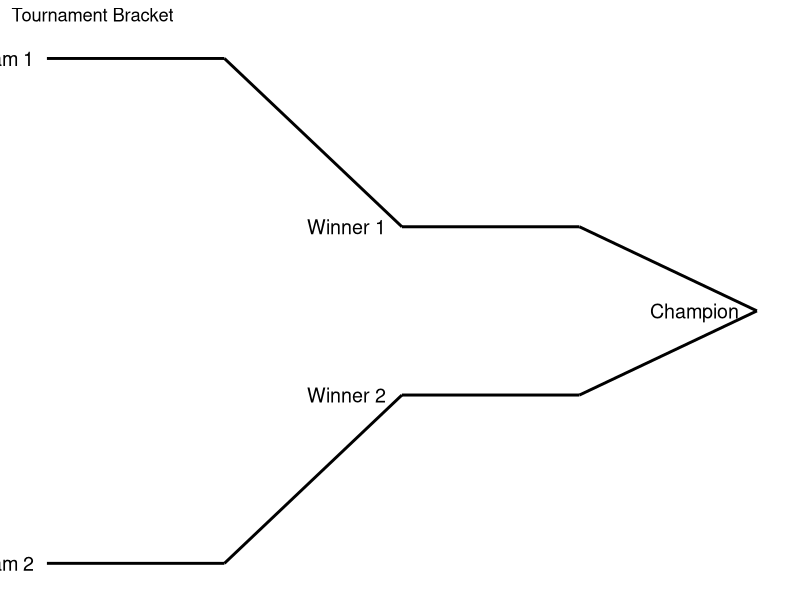

This chart was generated by the following R code:
library(ggplot2)

# Data for segments and labels
bracket_data <- data.frame(
  x = c(1, 1, 2, 2, 3, 3, 4, 4, 5),
  xend = c(2, 2, 3, 3, 4, 4, 5, 5, 5),
  y = c(8, 2, 8, 2, 6, 4, 6, 4, 5),
  yend = c(8, 2, 6, 4, 6, 4, 5, 5, 5)
)

labels <- data.frame(
  x = c(1, 1, 3, 3, 5),
  y = c(8, 2, 6, 4, 5),
  label = c("Team 1", "Team 2", "Winner 1", "Winner 2", "Champion")
)

# Plot
ggplot() +
  # Draw bracket segments
  geom_segment(data = bracket_data, aes(x = x, y = y, xend = xend, yend = yend), size = 1) +
  # Add labels for teams and winners
  geom_text(data = labels, aes(x = x, y = y, label = label), size = 5, hjust = 1.2) +
  # Customize the theme
  theme_minimal() +
  theme(
    axis.title = element_blank(),
    axis.text = element_blank(),
    axis.ticks = element_blank(),
    panel.grid = element_blank()
  ) +
  coord_cartesian(clip = "off") +
  ggtitle("Tournament Bracket")


